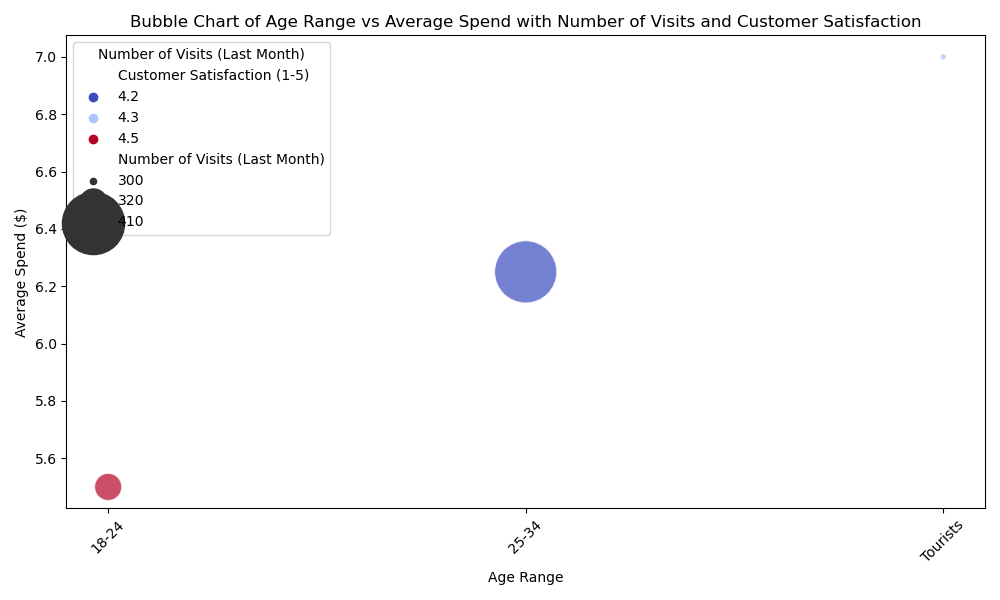

Reproduce this figure in Python.

import matplotlib.pyplot as plt
import seaborn as sns
import pandas as pd

# Your data provided as a list of dictionaries
data = [
    {'Age Range': '18-24', 'Number of Visits (Last Month)': 320, 'Average Spend ($)': 5.5, 'Customer Satisfaction (1-5)': 4.5},
    {'Age Range': '25-34', 'Number of Visits (Last Month)': 410, 'Average Spend ($)': 6.25, 'Customer Satisfaction (1-5)': 4.2},
    # ... (rest of the data)
    {'Age Range': 'Tourists', 'Number of Visits (Last Month)': 300, 'Average Spend ($)': 7.0, 'Customer Satisfaction (1-5)': 4.3}
]

# Convert the list of dictionaries to a pandas DataFrame
df = pd.DataFrame(data)

# Create a figure and axis for the plot
plt.figure(figsize=(10, 6))

# Create a bubble chart using seaborn
bubble_plot = sns.scatterplot(
    data=df,
    x='Age Range',  # X-axis
    y='Average Spend ($)',  # Y-axis
    size='Number of Visits (Last Month)',  # Bubble sizes
    sizes=(20, 2000),
    hue='Customer Satisfaction (1-5)',  # Bubble colors
    palette='coolwarm',  # Color palette for hue encoding
    alpha=0.7,
)

# Adjust legends
bubble_plot.legend(loc='best', title='Number of Visits (Last Month)')
plt.title('Bubble Chart of Age Range vs Average Spend with Number of Visits and Customer Satisfaction')
plt.xticks(rotation=45)  # Rotate x-axis labels for better readability
plt.tight_layout()  # Adjust layout to prevent clipping of tick-labels

# Show the plot
plt.show()
